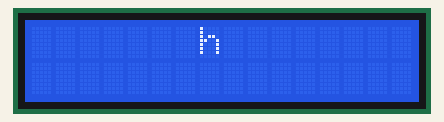
Simulated run of this sketch. Board: Arduino Uno, built with avr-gcc and run on an emulated ATmega328P. Shown: 16×2 character LCD. Random numbers use the default seed unless the sketch sets one.

Above: at 0.19 s.
At 4.99 s:
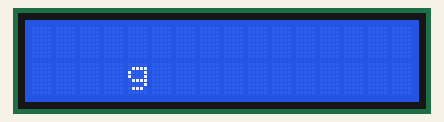
At 10.04 s:
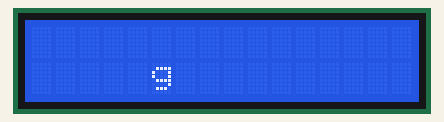
At 19.89 s:
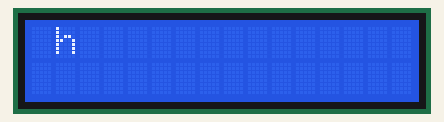
At 29.74 s:
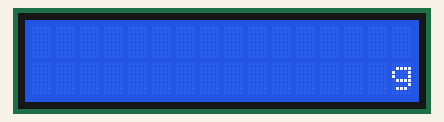
At 39.84 s:
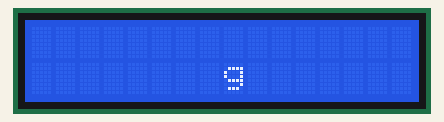

The sketch:

Lab10_Task3.ino
```cpp
//
//                        Lab10_Task3
//
//
//Name: Keaton Raymond and Amyleila Mejia
//Date:11/7/2019
//Class: ECE 1001-005
//
//
//Problem Statement:
//display the letter h randomly only on the top row
//and the letter g randomly only on the bottom row,
//display each character for .25 seconds
//
//
//              ^^^^ Algorithm ^^^^
//
//    define and initialize variables
//      int h and g
//      initialize the lcd
//
//    setup function
//      setup lcd
//
//    loop function
//      h and g = random numbers from 0 to 15
//      set cursor to (h,0) and print h for .25 sec
//      set cursor to (g,0) and print g for .25 sec
//

#define buzzer 5
int h;
int g;
#include <LiquidCrystal.h>
LiquidCrystal lcd(13, 12, 11, 10, 9, 8);

void setup()
{
  // initialize the lcd display to 2 lines, 16 wide and clear
  lcd.begin(16, 2);
  lcd.clear();
}

void loop()
{
  //h and g random numbers from 0-15
  h=random(16);
  g=random(16);

  //print h on the top row in a random column h
  lcd.setCursor(h,0);
  lcd.print("h");
  delay(250);
  lcd.clear();

  //print g on the bottom row in a random column g
  lcd.setCursor(g,1);
  lcd.print("g");
  delay(250);
  lcd.clear();

}
```
